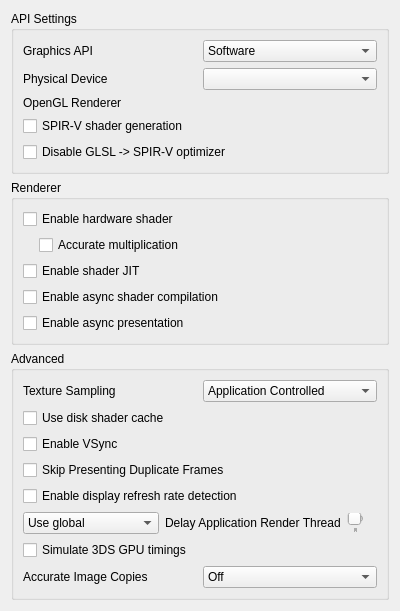
<?xml version="1.0" encoding="UTF-8"?>
<ui version="4.0">
 <class>ConfigureGraphics</class>
 <widget class="QWidget" name="ConfigureGraphics">
  <property name="geometry">
   <rect>
    <x>0</x>
    <y>0</y>
    <width>400</width>
    <height>559</height>
   </rect>
  </property>
  <property name="minimumSize">
   <size>
    <width>0</width>
    <height>0</height>
   </size>
  </property>
  <property name="accessibleName">
   <string>Graphics</string>
  </property>
  <layout class="QVBoxLayout" name="verticalLayout">
   <item>
    <widget class="QGroupBox" name="apiBox">
     <property name="title">
      <string>API Settings</string>
     </property>
     <layout class="QVBoxLayout" name="verticalLayout_3">
      <item>
       <widget class="QWidget" name="graphics_api_group" native="true">
        <layout class="QHBoxLayout" name="graphics_api_group_2">
         <property name="leftMargin">
          <number>0</number>
         </property>
         <property name="topMargin">
          <number>0</number>
         </property>
         <property name="rightMargin">
          <number>0</number>
         </property>
         <property name="bottomMargin">
          <number>0</number>
         </property>
         <item>
          <widget class="QLabel" name="graphics_api_label">
           <property name="text">
            <string>Graphics API</string>
           </property>
          </widget>
         </item>
         <item>
          <widget class="QComboBox" name="graphics_api_combo">
           <item>
            <property name="text">
             <string>Software</string>
            </property>
           </item>
           <item>
            <property name="text">
             <string notr="true">OpenGL</string>
            </property>
           </item>
           <item>
            <property name="text">
             <string notr="true">Vulkan</string>
            </property>
           </item>
          </widget>
         </item>
        </layout>
       </widget>
      </item>
      <item>
       <widget class="QWidget" name="physical_device_group" native="true">
        <layout class="QHBoxLayout" name="physical_device_group_2">
         <property name="leftMargin">
          <number>0</number>
         </property>
         <property name="topMargin">
          <number>0</number>
         </property>
         <property name="rightMargin">
          <number>0</number>
         </property>
         <property name="bottomMargin">
          <number>0</number>
         </property>
         <item>
          <widget class="QLabel" name="physical_device_label">
           <property name="text">
            <string>Physical Device</string>
           </property>
          </widget>
         </item>
         <item>
          <widget class="QComboBox" name="physical_device_combo"/>
         </item>
        </layout>
       </widget>
      </item>
      <item>
       <widget class="QWidget" name="opengl_renderer_group" native="true">
        <layout class="QHBoxLayout" name="opengl_renderer_group_2">
         <property name="leftMargin">
          <number>0</number>
         </property>
         <property name="topMargin">
          <number>0</number>
         </property>
         <property name="rightMargin">
          <number>0</number>
         </property>
         <property name="bottomMargin">
          <number>0</number>
         </property>
         <item>
          <widget class="QLabel" name="opengl_renderer_label">
           <property name="text">
            <string>OpenGL Renderer</string>
           </property>
          </widget>
         </item>
         <item>
          <widget class="QLabel" name="opengl_renderer_name_label"/>
         </item>
        </layout>
       </widget>
      </item>
      <item>
       <widget class="QCheckBox" name="spirv_shader_gen">
        <property name="text">
         <string>SPIR-V shader generation</string>
        </property>
       </widget>
      </item>
      <item>
       <widget class="QCheckBox" name="disable_spirv_optimizer">
        <property name="text">
         <string>Disable GLSL -> SPIR-V optimizer</string>
        </property>
        <property name="toolTip">
         <string>&lt;html&gt;&lt;head/&gt;&lt;body&gt;&lt;p&gt;Disables the SPIR-V optimization pass, reducing stuttering considerably while barely affecting performance.&lt;/p&gt;&lt;/body&gt;&lt;/html&gt;</string>
        </property>
       </widget>
      </item>
     </layout>
    </widget>
   </item>
   <item>
    <widget class="QGroupBox" name="rendererBox">
     <property name="title">
      <string>Renderer</string>
     </property>
     <layout class="QVBoxLayout" name="verticalLayout_6">
      <item>
       <widget class="QWidget" name="hw_renderer_group" native="true">
        <layout class="QVBoxLayout" name="verticalLayout_5">
         <property name="leftMargin">
          <number>0</number>
         </property>
         <property name="topMargin">
          <number>0</number>
         </property>
         <property name="rightMargin">
          <number>0</number>
         </property>
         <property name="bottomMargin">
          <number>0</number>
         </property>
         <item>
          <widget class="QCheckBox" name="toggle_hw_shader">
           <property name="toolTip">
            <string>&lt;html&gt;&lt;head/&gt;&lt;body&gt;&lt;p&gt;Use the selected graphics API to accelerate shader emulation.&lt;/p&gt;&lt;p&gt;Requires a relatively powerful GPU for better performance.&lt;/p&gt;&lt;/body&gt;&lt;/html&gt;</string>
           </property>
           <property name="text">
            <string>Enable hardware shader</string>
           </property>
          </widget>
         </item>
         <item>
          <widget class="QWidget" name="hw_shader_group" native="true">
           <layout class="QVBoxLayout" name="verticalLayout_7">
            <property name="leftMargin">
             <number>16</number>
            </property>
            <property name="topMargin">
             <number>0</number>
            </property>
            <property name="rightMargin">
             <number>0</number>
            </property>
            <property name="bottomMargin">
             <number>0</number>
            </property>
            <item>
             <widget class="QCheckBox" name="toggle_accurate_mul">
              <property name="toolTip">
               <string>&lt;html&gt;&lt;head/&gt;&lt;body&gt;&lt;p&gt;Correctly handle all edge cases in multiplication operation in shaders. &lt;/p&gt;&lt;p&gt;Some applications require this to be enabled for the hardware shader to render properly.&lt;/p&gt;&lt;p&gt;However this would reduce performance in most applications.&lt;/p&gt;&lt;/body&gt;&lt;/html&gt;</string>
              </property>
              <property name="text">
               <string>Accurate multiplication</string>
              </property>
             </widget>
            </item>
           </layout>
          </widget>
         </item>
        </layout>
       </widget>
      </item>
      <item>
       <widget class="QCheckBox" name="toggle_shader_jit">
        <property name="toolTip">
         <string>&lt;html&gt;&lt;head/&gt;&lt;body&gt;&lt;p&gt;Use the JIT engine instead of the interpreter for software shader emulation. &lt;/p&gt;&lt;p&gt;Enable this for better performance.&lt;/p&gt;&lt;/body&gt;&lt;/html&gt;</string>
        </property>
        <property name="text">
         <string>Enable shader JIT</string>
        </property>
       </widget>
      </item>
      <item>
       <widget class="QCheckBox" name="toggle_async_shaders">
        <property name="toolTip">
         <string>&lt;html&gt;&lt;head/&gt;&lt;body&gt;&lt;p&gt;Compile shaders using background threads to avoid shader compilation stutter. Expect temporary graphical glitches&lt;/p&gt;&lt;/body&gt;&lt;/html&gt;</string>
        </property>
        <property name="text">
         <string>Enable async shader compilation</string>
        </property>
       </widget>
      </item>
      <item>
       <widget class="QCheckBox" name="toggle_async_present">
        <property name="toolTip">
         <string>&lt;html&gt;&lt;head/&gt;&lt;body&gt;&lt;p&gt;Perform presentation on separate threads. Improves performance when using Vulkan in most applications. Adds ~1 frame of input lag.&lt;/p&gt;&lt;/body&gt;&lt;/html&gt;</string>
        </property>
        <property name="text">
         <string>Enable async presentation</string>
        </property>
       </widget>
      </item>
     </layout>
    </widget>
   </item>
   <item>
    <widget class="QGroupBox" name="groupBox">
     <property name="title">
      <string>Advanced</string>
     </property>
     <layout class="QVBoxLayout" name="verticalLayout_2">
      <item>
       <widget class="QWidget" name="widget_texture_sampling" native="true">
        <layout class="QHBoxLayout" name="horizontalLayout_2">
         <property name="leftMargin">
          <number>0</number>
         </property>
         <property name="topMargin">
          <number>0</number>
         </property>
         <property name="rightMargin">
          <number>0</number>
         </property>
         <property name="bottomMargin">
          <number>0</number>
         </property>
         <item>
          <widget class="QLabel" name="texture_sampling_label">
           <property name="toolTip">
            <string>&lt;html&gt;&lt;head/&gt;&lt;body&gt;&lt;p&gt;Overrides the sampling filter used by applications. This can be useful in certain cases with poorly behaved applications when upscaling. If unsure, set this to Application Controlled&lt;/p&gt;&lt;/body&gt;&lt;/html&gt;</string>
           </property>
           <property name="text">
            <string>Texture Sampling</string>
           </property>
          </widget>
         </item>
         <item>
          <widget class="QComboBox" name="texture_sampling_combobox">
           <item>
            <property name="text">
             <string>Application Controlled</string>
            </property>
           </item>
           <item>
            <property name="text">
             <string>Nearest Neighbor</string>
            </property>
           </item>
           <item>
            <property name="text">
             <string>Linear</string>
            </property>
           </item>
          </widget>
         </item>
        </layout>
       </widget>
      </item>
      <item>
       <widget class="QCheckBox" name="toggle_disk_shader_cache">
        <property name="toolTip">
         <string>&lt;html&gt;&lt;head/&gt;&lt;body&gt;&lt;p&gt;Reduce stuttering by storing and loading generated shaders to disk.&lt;/p&gt;&lt;/body&gt;&lt;/html&gt;</string>
        </property>
        <property name="text">
         <string>Use disk shader cache</string>
        </property>
       </widget>
      </item>
      <item>
       <widget class="QCheckBox" name="toggle_vsync">
        <property name="toolTip">
         <string>&lt;html&gt;&lt;head/&gt;&lt;body&gt;&lt;p&gt;VSync prevents the screen from tearing, but some graphics cards have lower performance with VSync enabled. Keep it enabled if you don't notice a performance difference.&lt;/p&gt;&lt;/body&gt;&lt;/html&gt;</string>
        </property>
        <property name="text">
         <string>Enable VSync</string>
        </property>
       </widget>
      </item>
      <item>
       <widget class="QCheckBox" name="toggle_skip_duplicate_frames">
        <property name="toolTip">
         <string>&lt;html&gt;&lt;head/&gt;&lt;body&gt;&lt;p&gt;This detects and skips the presentation of frames that are not unique.  It also allows external frame generation tools to work correctly with 30fps games. Works in OpenGL and Vulkan.&lt;/p&gt;&lt;/body&gt;&lt;/html&gt;</string>
        </property>
        <property name="text">
         <string>Skip Presenting Duplicate Frames</string>
        </property>
       </widget>
      </item>
      <item>
       <widget class="QCheckBox" name="toggle_display_refresh_rate_detection">
        <property name="toolTip">
         <string>&lt;html&gt;&lt;head/&gt;&lt;body&gt;&lt;p&gt;When enabled, this setting detects when the refresh rate of the screen is below that of the 3DS, and when it is, disables VSync automatically to avoid emulation speed being forced below 100%.&lt;/p&gt;&lt;/body&gt;&lt;/html&gt;</string>
        </property>
        <property name="text">
         <string>Enable display refresh rate detection</string>
        </property>
       </widget>
      </item>
      <item>
        <widget class="QWidget" name="delay_render_layout" native="true">
          <layout class="QHBoxLayout" name="delay_render_layout_inner">
            <property name="leftMargin">
              <number>0</number>
            </property>
            <property name="topMargin">
              <number>0</number>
            </property>
            <property name="rightMargin">
              <number>0</number>
            </property>
            <property name="bottomMargin">
              <number>0</number>
            </property>
            <item>
              <widget class="QComboBox" name="delay_render_combo">
                <item>
                  <property name="text">
                    <string>Use global</string>
                  </property>
                </item>
                <item>
                  <property name="text">
                    <string>Use per-application</string>
                  </property>
                </item>
              </widget>
            </item>
            <item>
              <widget class="QLabel" name="label_delay_render">
                <property name="text">
                  <string>Delay Application Render Thread</string>
                </property>
                <property name="toolTip">
                  <string>&lt;html&gt;&lt;head/&gt;&lt;body&gt;&lt;p&gt;Delays the emulated application render thread the specified amount of milliseconds every time it submits render commands to the GPU.&lt;/p&gt;&lt;p&gt;Adjust this feature in the (very few) dynamic framerate applications to fix performance issues.&lt;/p&gt;&lt;/body&gt;&lt;/html&gt;</string>
                </property>
              </widget>
            </item>
            <item>
              <widget class="QSlider" name="delay_render_slider">
                <property name="minimum">
                  <number>0</number>
                </property>
                <property name="maximum">
                  <number>65000</number>
                </property>
                <property name="singleStep">
                  <number>100</number>
                </property>
                <property name="pageStep">
                  <number>250</number>
                </property>
                <property name="value">
                  <number>0</number>
                </property>
                <property name="orientation">
                  <enum>Qt::Horizontal</enum>
                </property>
                <property name="tickPosition">
                  <enum>QSlider::TicksBelow</enum>
                </property>
              </widget>
            </item>
            <item>
              <widget class="QLabel" name="delay_render_display_label">
                <property name="text">
                  <string/>
                </property>
                <property name="alignment">
                  <set>Qt::AlignRight|Qt::AlignTrailing|Qt::AlignVCenter</set>
                </property>
              </widget>
            </item>
          </layout>
        </widget>
      </item>
     <item>
       <widget class="QCheckBox" name="simulate_3ds_gpu_timings">
        <property name="toolTip">
         <string>&lt;html&gt;&lt;head/&gt;&lt;body&gt;&lt;p&gt;Delays GPU completion events based on measurements taken from real hardware, so that games have more realistic GPU time measurements. Helps stabilize dynamic FPS games. Disabling this feature may improve performance in some rare cases at the cost of stability.&lt;/p&gt;&lt;/body&gt;&lt;/html&gt;</string>
        </property>
        <property name="text">
         <string>Simulate 3DS GPU timings</string>
        </property>
       </widget>
      </item>
      <item>
       <widget class="QWidget" name="widget_image_copy_accuracy" native="true">
        <layout class="QHBoxLayout" name="image_copy_accuracy_layout">
         <property name="leftMargin">
          <number>0</number>
         </property>
         <property name="topMargin">
          <number>0</number>
         </property>
         <property name="rightMargin">
          <number>0</number>
         </property>
         <property name="bottomMargin">
          <number>0</number>
         </property>
         <item>
          <widget class="QLabel" name="image_copy_accuracy_label">
           <property name="text">
            <string>Accurate Image Copies</string>
           </property>
          </widget>
         </item>
         <item>
          <widget class="QComboBox" name="image_copy_accuracy_combobox">
           <item>
            <property name="text">
             <string>Off</string>
            </property>
           </item>
           <item>
            <property name="text">
             <string>Automatic</string>
            </property>
           </item>
           <item>
            <property name="text">
             <string>On</string>
            </property>
           </item>
          </widget>
         </item>
        </layout>
       </widget>
      </item>
     </layout>
    </widget>
   </item>
   <item>
    <spacer name="verticalSpacer">
     <property name="orientation">
      <enum>Qt::Vertical</enum>
     </property>
     <property name="sizeHint" stdset="0">
      <size>
       <width>20</width>
       <height>270</height>
      </size>
     </property>
    </spacer>
   </item>
  </layout>
 </widget>
 <tabstops>
  <tabstop>toggle_accurate_mul</tabstop>
  <tabstop>toggle_shader_jit</tabstop>
  <tabstop>toggle_disk_shader_cache</tabstop>
  <tabstop>toggle_vsync</tabstop>
 </tabstops>
 <resources/>
 <connections/>
</ui>
